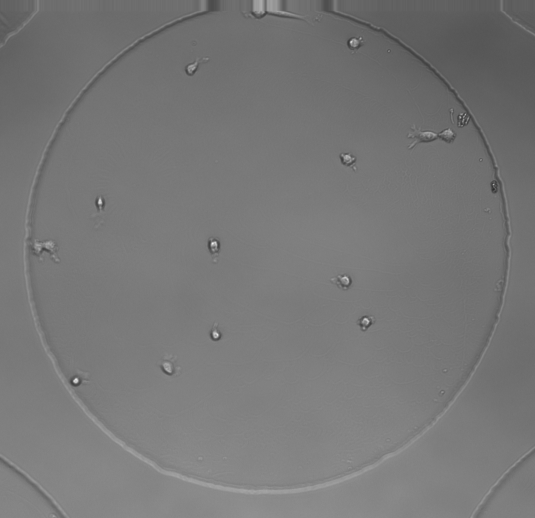
#> input picture CS585-Cells/t1266.tif, 1070 x 1036 px (shown at 1/2 size); its folder holds 4 pictures in this run
$ jupyter execute MultipleTargetTracking.ipynb
#> lines starting #> are read from the running program, lines starting #| are printed output that depends on the picture; after the words box and inside, x2 and y2 are one past the last pixel; in counts of white or black regions, pixels touching at a corner belong together
[cell 1]
import cv2
import numpy as np
from os import listdir
from os.path import join, isfile
import random
from filterpy.kalman import KalmanFilter
from filterpy.common import Q_discrete_white_noise

[cell 2]
class Blob:
    def __init__(self, bound_rect):
        self.centroid = None
        self.KF = None
        self.prediction = None
        self.bound_rect = bound_rect
        self.diagSize = np.sqrt(bound_rect[2]**2 + bound_rect[3]**2)
        self.color = (100 + random.randint(0, 155), 100 + random.randint(0, 155), 100 + random.randint(0, 155))
        self.foundMatchorIsNew = False
        self.numberOfConsecutiveMiss = 0
        self.stillBeingTracked = True
        self.history = []

    def setup(self):
        self.calcCentroid()
        self.setupKF()

    def calcCentroid(self):
        self.centroid = ((self.bound_rect[2]/2) + self.bound_rect[0], (self.bound_rect[3]/2) + self.bound_rect[1])

    def setupKF(self):
        kf = KalmanFilter(dim_x=4, dim_z=2)
        kf.x = np.array([self.centroid[0], self.centroid[1], 0., 1.])
        kf.F = np.array([[1, 0, 1, 0],
                        [0, 1, 0, 1],
                        [0, 0, 1, 0],
                        [0, 0, 0, 1]], np.float32)
        kf.H = np.array([[1, 0, 0, 0],
                        [0, 1, 0, 0]], np.float32)
        kf.P *= 1000
        kf.R = 5
        kf.Q = Q_discrete_white_noise(dim=4, dt=0.1, var=0.13)

        self.KF = kf

    def predict(self):
        self.KF.predict()
        self.prediction = (self.KF.x[0], self.KF.x[1])

    def update(self, centroid):
        self.KF.update(centroid)

    def getIntCentroid(self):
        return (int(self.centroid[0]), int(self.centroid[1]))

    def addHistory(self, centroid):
            self.history.append(centroid)
    # [15 lines left out: function drawHistory, not called in this run]

[cell 3]
def adaptive_threshold(img):
    adaptive_threshold = cv2.adaptiveThreshold(img, 255, cv2.ADAPTIVE_THRESH_MEAN_C, cv2.THRESH_BINARY, 17, -5)

    return adaptive_threshold

def prepare_image(img, type):

#> called with type = 'cells'
    if type == "bats":
        gray = cv2.cvtColor(img, cv2.COLOR_BGR2GRAY)
        blur = cv2.GaussianBlur(gray, (19,19),0)
        thresh_output = adaptive_threshold(blur)
        kernel = np.ones((10,10), np.uint8)
        dialated = cv2.dilate(thresh_output, kernel, iterations=1)
        dialated = cv2.dilate(dialated, kernel, iterations=1)
        erode = cv2.erode(dialated, kernel, iterations=1)

        cv2.namedWindow("Segmentation", cv2.WINDOW_AUTOSIZE)
        cv2.imshow("Segmentation", erode)

        return erode
    elif type == "cells":
        gray = cv2.cvtColor(img, cv2.COLOR_BGR2GRAY)
        blur = cv2.GaussianBlur(gray, (9,9),0)
        thresh_output = adaptive_threshold(blur)
#> in adaptive_threshold, `adaptive_threshold = cv2.adaptiveThreshold(img, 255, cv2.ADAPTIVE_THRE..`:
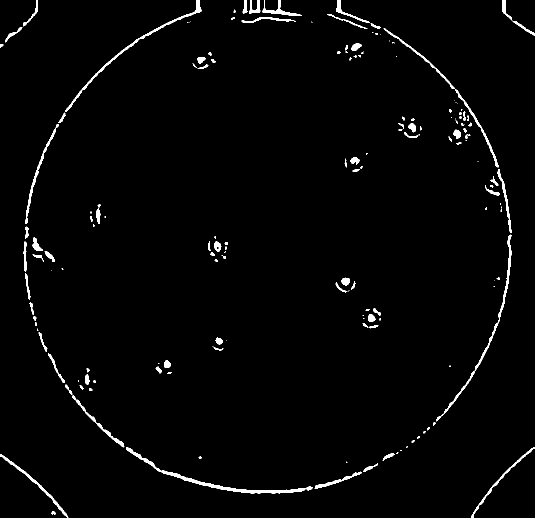
#> adaptive_threshold: shape (1036, 1070) (shown at 1/2 size); 1.9% white; 170 white regions (64 under 20 px), largest, box (x1, y1, x2, y2) and area: (252, 894, 625, 987) 2268, (130, 0, 403, 224) 1549, (873, 469, 1023, 843) 1522

        w,h = thresh_output.shape[0:2]
#> w = 1036; h = 1070
        roi = np.zeros((w,h), dtype="uint8")
        circle_img = cv2.circle(roi, (int(thresh_output.shape[0]/2)+18,int(thresh_output.shape[1]/2) - 40), 470, (255,255,255), -1)
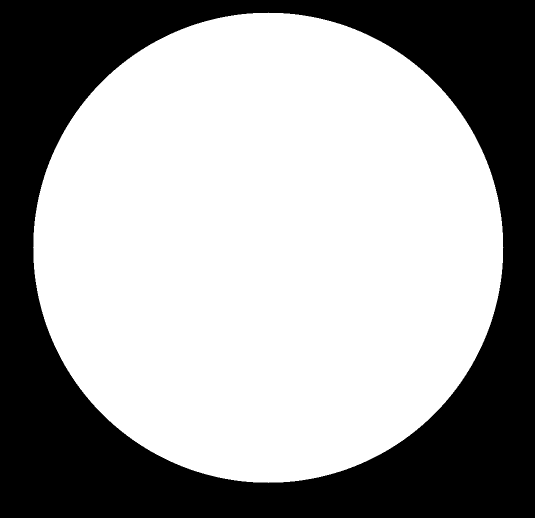
#> circle_img: shape (1036, 1070) (shown at 1/2 size); 62.6% white; 1 black region, box (x1, y1, x2, y2) and area: (0, 0, 1070, 1036) 414607
        masked_data = cv2.bitwise_and(thresh_output, thresh_output, mask=circle_img)
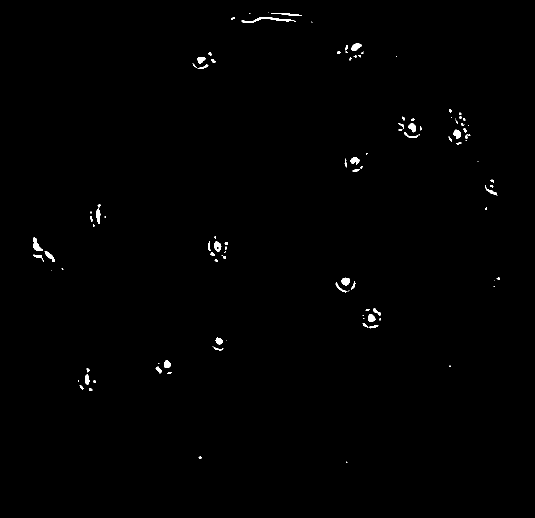
#> masked_data: shape (1036, 1070) (shown at 1/2 size); 0.48% white; 109 white regions (46 under 20 px), largest, box (x1, y1, x2, y2) and area: (483, 34, 592, 46) 372, (67, 475, 86, 502) 255, (703, 87, 724, 102) 207

        kernel = np.ones((5,5), np.uint8)
        erode = cv2.erode(masked_data, kernel, iterations=1)
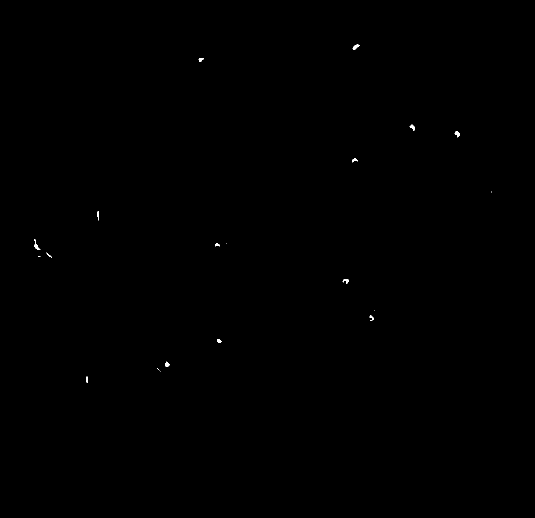
#> erode: shape (1036, 1070) (shown at 1/2 size); 0.07% white; 21 white regions (7 under 20 px), largest, box (x1, y1, x2, y2) and area: (69, 478, 81, 500) 85, (705, 89, 719, 100) 81, (909, 262, 920, 275) 72
        kernel2 = np.ones((10,10), np.uint8)
        dialated = cv2.dilate(erode, kernel2, iterations=1)
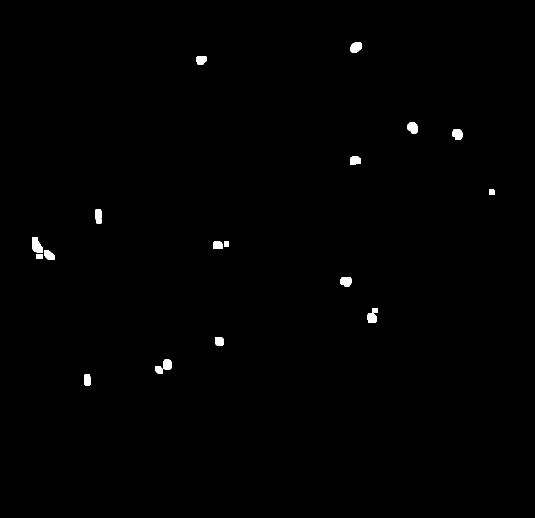
#> dialated: shape (1036, 1070) (shown at 1/2 size); 0.49% white; 19 white regions, largest, box (x1, y1, x2, y2) and area: (65, 474, 86, 505) 479, (701, 85, 724, 105) 387, (905, 258, 925, 280) 369
        dialated = cv2.dilate(dialated, kernel2, iterations=1)
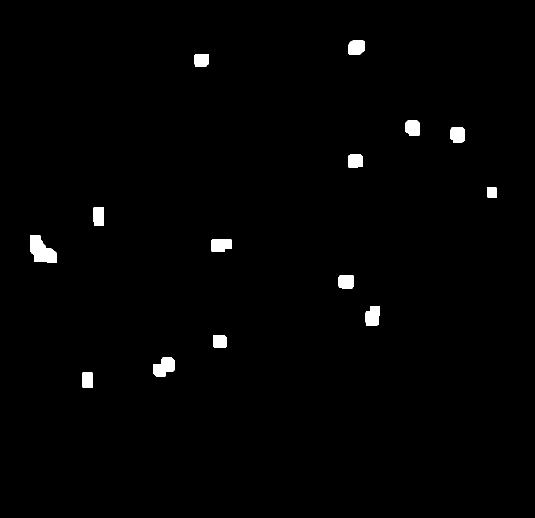
#> dialated: shape (1036, 1070) (shown at 1/2 size); 1.1% white; 14 white regions, largest, box (x1, y1, x2, y2) and area: (61, 470, 114, 525) 1918, (307, 715, 349, 753) 1192, (731, 612, 760, 651) 969

        cv2.namedWindow("Segmentation", cv2.WINDOW_AUTOSIZE)
        cv2.imshow("Segmentation", dialated)

        return dialated

[cell 4]
# [5 lines left out: function distance, not called in this run]

[cell 5]
# [34 lines left out: function matchCurrentFrameBlobs, not called in this run]

[cell 6]
# [17 lines left out: functions countCells, putInfoImg, not called in this run]

[cell 7]
def main(type):

    if type == "cells":
        img_path = './CS585-Cells'
    elif type == "bats":
        img_path = './CS585-BatImages/FalseColor'
    # Get all files in folder
    files = [join(img_path, f) for f in listdir(img_path) if isfile(join(img_path, f))]
    img = []
    for i in range(len(files)):
        img.append(cv2.imread(files[i]))

    kf = None

    img_idx = 1

    existingBlobs = []

    blob_hist = 0

    count = 0
    prev_count = 0

    while img_idx < len(files):
        currFrameBlobs = []

        curr = img[img_idx]

        img_prep = prepare_image(curr, type)

        contours, hierarchy = cv2.findContours(img_prep, cv2.RETR_TREE, cv2.CHAIN_APPROX_SIMPLE)


        contour_output = img[img_idx][:,:,:].copy()

        # Get current frame blobs
        if(len(contours) > 0):
            for i in range(len(contours)):
                bound_rect = cv2.boundingRect(contours[i])
                new_blob = Blob(bound_rect)
                new_blob.setup()
                currFrameBlobs.append(new_blob)

                # cv2.circle(contour_output, new_blob.getIntCentroid(), 2, (0,0,255), 2)

        # Initialize all existing blobs for first frame
        if img_idx == 1:
            for blob in currFrameBlobs:
                existingBlobs.append(blob)

        # Compare currFrameBlobs to existingBlobs
        else:
            matchCurrentFrameBlobs(existingBlobs,currFrameBlobs)

        for blob in existingBlobs:
            if blob.stillBeingTracked == True:
                blob.drawHistory(contour_output)
                cv2.rectangle(contour_output, blob.bound_rect, blob.color, 1, 8, 0)

        if type == "cells":
            if img_idx > 5:
                if blob_hist == 10:
                    count = countCells(existingBlobs)
                    if count > prev_count:
                        print("Cell Birth")

                    prev_count = count
                    blob_hist = 0
                blob_hist += 1
            putInfoImg(contour_output, str(count))

        cv2.namedWindow("Display", cv2.WINDOW_AUTOSIZE)
        cv2.imshow("Display", contour_output)
        if cv2.waitKey(100)&0xFF == 27:
            break
        img_idx += 1
    cv2.destroyAllWindows()
